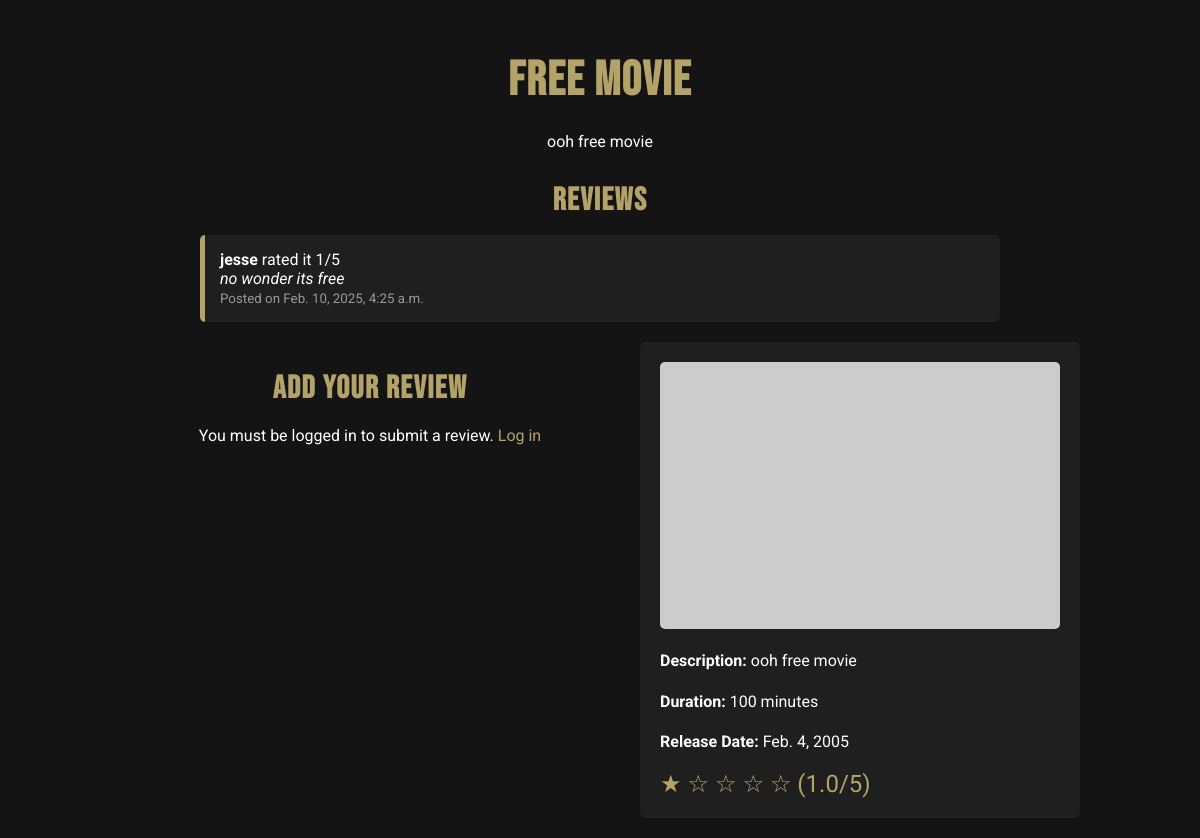
Page /movie_list/movies/6/ on the committed database.
### movies/models.py (models this page shows, shortened)
class Movie(models.Model):
    title = models.CharField(max_length=255)
    description = models.TextField()
    release_date = models.DateField()
    price = models.FloatField()
    duration = models.PositiveBigIntegerField()
    poster = models.ImageField(upload_to='posters/', blank=True, null=True)
    @property
    def average_rating(self):
        return self.reviews.aggregate(Avg('rating'))['rating__avg']

class Review(models.Model):
    movie = models.ForeignKey(Movie, related_name='reviews', on_delete=models.CASCADE)
    user = models.ForeignKey(User, on_delete=models.CASCADE)  # Optional: associate review with a user
    rating = models.IntegerField(
        validators=[
            MinValueValidator(0),
            MaxValueValidator(5),
        ]
    )
    comment = models.TextField()
    created_at = models.DateTimeField(auto_now_add=True)

### movie_list/views.py (the view)
# urls.py: path('movies/<int:pk>/', movie_detail, name='movie_detail'),
def movie_detail(request, pk):
    movie = get_object_or_404(Movie, pk=pk)
    reviews = movie.reviews.all()
    if request.method == 'POST':
        if not request.user.is_authenticated:
            return redirect('login')  # Replace 'login' with your login URL name
        form = ReviewForm(request.POST)
        if form.is_valid():
            review = form.save(commit=False)
            review.movie = movie
            review.user = request.user
            review.save()
            return redirect('movie_list:movie_detail', pk=movie.pk)  # Use namespace
    else:
        form = ReviewForm()
    context = {
        'movie': movie,
        'reviews': reviews,
        'form': form,
    }
    return render(request, 'movie_list/movie_detail.html', context)

### movie_list/templates/movie_list/movie_detail.html (shortened to what this page needs)
<!DOCTYPE html>
<html lang="en">
<head>
</head>
<body>
    <h1>{{ movie.title }}</h1>
    <p>{{ movie.description }}</p>
    <div class="review-section">
        <h2>Reviews</h2>
        {% if reviews %}
            <ul>
                {% for review in reviews %}
                    <li>
                        <strong>{{ review.user.username }}</strong> rated it {{ review.rating }}/5<br>
                        <em>{{ review.comment }}</em> <br>
                        <small>Posted on {{ review.created_at }}</small>
                    </li>
                {% endfor %}
            </ul>
        {% else %}
            <p>No reviews yet.</p>
        {% endif %}
    </div>
    <div class="add-review-section">
        <div class="review-form">
            <h2>Add Your Review</h2>
            {% if user.is_authenticated %}
                <form method="post">
                    {% csrf_token %}
                    {{ form.as_p }}
                    <button type="submit">Submit Review</button>
                </form>
            {% else %}
                <p>You must be logged in to submit a review. <a href="{% url 'auths:login' %}">Log in</a></p>
            {% endif %}
        </div>
        <div class="movie-details">
            {% if movie.poster %}
                <img src="{{ movie.poster.url }}" alt="{{ movie.title }} Poster">
            {% else %}
                <img src="https://via.placeholder.com/300x200?text=No+Image" alt="No Image">
            {% endif %}
            <p><strong>Description:</strong> {{ movie.description }}</p>
            <p><strong>Duration:</strong> {{ movie.duration }} minutes</p>
            <p><strong>Release Date:</strong> {{ movie.release_date }}</p>
            <div class="rating-stars">
                {% if movie.average_rating %}
                    {% for _ in "12345" %}
                        {% if forloop.counter <= movie.average_rating %}
                            <span class="star">★</span>
                        {% else %}
                            <span class="star">☆</span>
                        {% endif %}
                    {% endfor %}
                    <span>({{ movie.average_rating|floatformat:1 }}/5)</span>
                {% else %}
                    <p>No ratings yet.</p>
                {% endif %}
            </div>
        </div>
    </div>
</body>
</html>

### movie_list/templates/movie_list/movie_detail.html (style rules this page uses)
body { font-family: 'Roboto', sans-serif; background-color: #141414; color: #FFFFFF; margin: 0; padding: 20px; }
h1, h2 { font-family: 'Bebas Neue', sans-serif; color: #B3A369; text-align: center; letter-spacing: 1.5px; }
h1 { font-size: 3em; margin-bottom: 20px; }
h2 { font-size: 2em; margin-bottom: 15px; }
p { text-align: center; max-width: 800px; margin: 0 auto 20px; line-height: 1.6; }
ul { list-style-type: none; padding: 0; width: 100%; max-width: 800px; margin: 0 auto; }
li { background-color: #1F1F1F; border-left: 5px solid #B3A369; margin-bottom: 10px; padding: 15px; border-radius: 5px; box-shadow: 0 2px 4px rgba(0, 0, 0, 0.1); }
a { color: #B3A369; text-decoration: none; }
small { color: #999; }
.review-section { width: 100%; max-width: 800px; margin: 0 auto; }
.add-review-section { display: flex; gap: 20px; justify-content: center; margin-top: 20px; }
.review-form { flex: 1; max-width: 500px; }
.movie-details { flex: 1; max-width: 400px; background-color: #1F1F1F; padding: 20px; border-radius: 5px; box-shadow: 0 2px 4px rgba(0, 0, 0, 0.1); }
.movie-details img { width: 100%; height: auto; border-radius: 5px; margin-bottom: 15px; }
.movie-details p { text-align: left; margin: 0 0 15px; }
.rating-stars { font-size: 24px; color: #B3A369; }
.rating-stars .star { display: inline-block; }

### rows in the picture
Movie: title "FREE MOVIE", description "ooh free movie", duration "100", release_date "Feb. 4, 2005", average_rating "1.0"
Review: user.username "jesse", rating "1", comment "no wonder its free", created_at "Feb. 10, 2025, 4:25 a.m."
